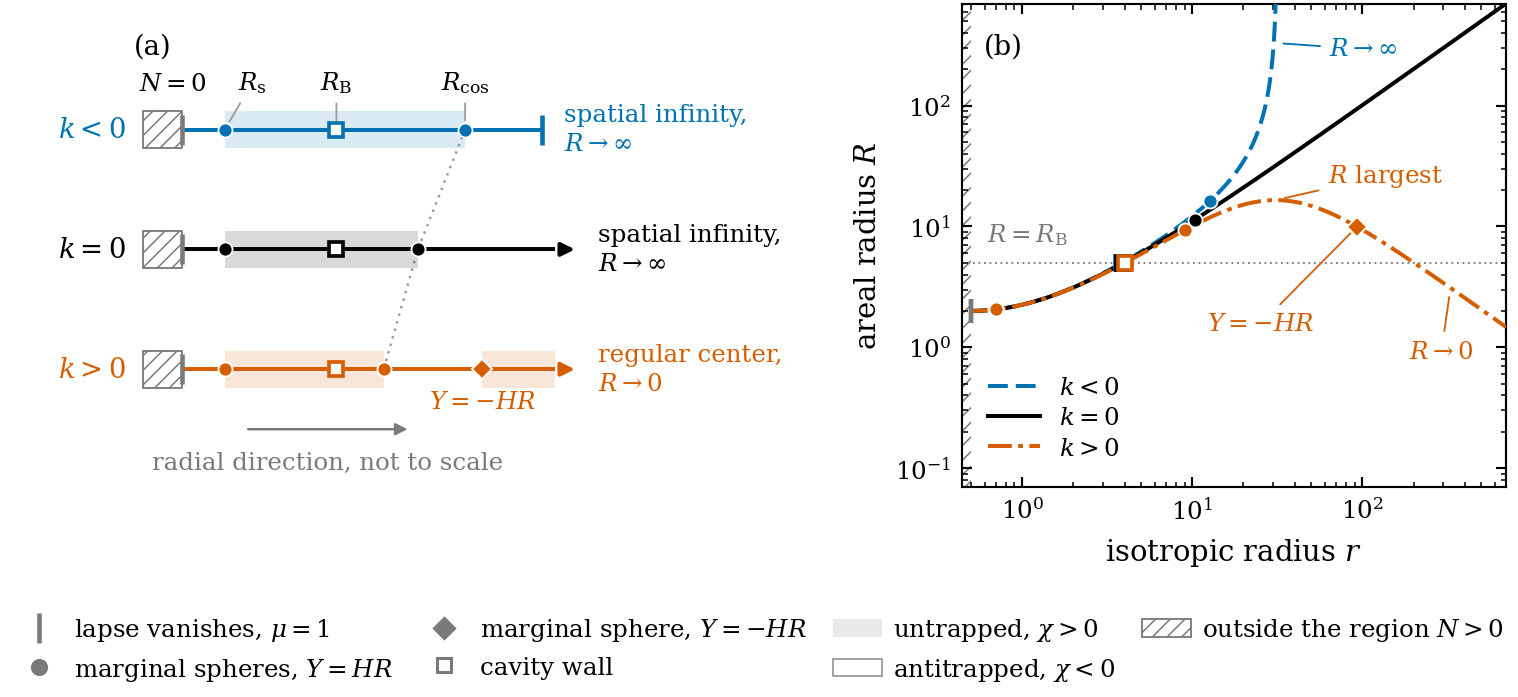

Here is the Python script that generated this plot:
import numpy as np
import matplotlib.pyplot as plt
from matplotlib.lines import Line2D
from matplotlib.patches import Patch
from scipy.optimize import brentq, minimize_scalar
from mcvittie_figure_style import (apply_style, panel_label,
                                   BLUE, ORANGE, BLACK, GREY, LIGHT_GREY)


apply_style()

# ----------------------------------------------------------------- parameters
M = a = 1.0
H = 0.08
KS = [-0.001, 0.0, 0.001]
RB = 5.0                                   # screen, at fixed areal radius

COL = {-0.001: BLUE, 0.0: BLACK, 0.001: ORANGE}
DASH = {-0.001: (0, (5, 2)), 0.0: "solid", 0.001: (0, (6, 1.6, 1.2, 1.6))}
LBL = {-0.001: r"$k<0$", 0.0: r"$k=0$", 0.001: r"$k>0$"}

MS_SPHERE = 4.6                            # marginal sphere on Y = HR
MS_MINUS = 4.4                             # marginal sphere on Y = -HR
MS_SCREEN = 4.3                            # screen marker
MS_LAPSE = 9.5                             # lapse-zero tick
FS_NOTE = 8.0                              # in-panel annotation size


# ------------------------------------------------------------------- geometry
def funcs(k):
    mu = lambda r: M * np.sqrt(1 + k * r**2) / (2 * a * r)
    N = lambda r: (1 - mu(r)) / (1 + mu(r))
    Y = lambda r: (N(r) - k * r**2) / (1 + k * r**2)
    R = lambda r: a * r * (1 + mu(r)) ** 2 / (1 + k * r**2)
    return mu, N, Y, R


def sign_changes(f, grid):
    g = f(grid)
    idx = np.where(np.sign(g[:-1]) * np.sign(g[1:]) < 0)[0]
    return [brentq(f, grid[i], grid[i + 1], xtol=1e-14) for i in idx]


def surfaces(k):
    """Lapse-zero surface, roots of Y = HR and Y = -HR, screen, largest R."""
    mu, N, Y, R = funcs(k)
    r_lapse = M / np.sqrt(4 * a**2 - M**2 * k)          # mu = 1
    r_end = 1 / np.sqrt(-k) if k < 0 else np.inf        # end of the chart
    hi = r_end * (1 - 1e-10) if k < 0 else 900.0
    grid = np.linspace(r_lapse * (1 + 1e-10), hi, 700000)
    plus = sign_changes(lambda r: Y(r) - H * R(r), grid)
    minus = sign_changes(lambda r: Y(r) + H * R(r), grid)
    r_s, r_ch = plus[0], plus[-1]
    r_B = brentq(lambda r: R(r) - RB, r_s, r_ch)
    out = dict(r_lapse=r_lapse, r_s=r_s, r_ch=r_ch, r_B=r_B, r_end=r_end,
               R=R, r_minus=minus[0] if minus else None, r_max=None)
    if k > 0:
        out["r_max"] = minimize_scalar(lambda r: -R(r), bounds=(r_ch, 900.0),
                                       method="bounded").x
    return out


S = {k: surfaces(k) for k in KS}
assert S[-0.001]["r_minus"] is None and S[0.0]["r_minus"] is None
assert S[0.001]["r_ch"] < S[0.001]["r_max"] < S[0.001]["r_minus"]

fig, (ax0, ax1) = plt.subplots(1, 2, figsize=(7.00, 3.05),
                               gridspec_kw=dict(width_ratios=[1.34, 1.0]))

# =============================================================== panel (a)
# Schematic ordering. Horizontal positions carry no metric meaning. Only the
# order, and the fact that R_CH moves inward as k increases, are read off here.
POS = {-0.001: dict(lapse=0.06, s=0.16, B=0.42, ch=0.72, end=0.90),
       0.0:    dict(lapse=0.06, s=0.16, B=0.42, ch=0.61, end=0.93),
       0.001:  dict(lapse=0.06, s=0.16, B=0.42, ch=0.53, minus=0.76,
                    end=0.93)}
HB = 0.155                                             # half-height of a row

ax0.set_xlim(-0.12, 1.58)
ax0.set_ylim(-0.98, 3.05)
ax0.axis("off")

# the cosmological sphere moves inward as k increases
ax0.plot([POS[k]["ch"] for k in KS], [2, 1, 0], ls=(0, (1, 2.2)), lw=0.8,
         color=LIGHT_GREY, zorder=1)

for j, k in enumerate(KS):
    y, p, c = 2 - j, POS[k], COL[k]
    ax0.plot([p["lapse"], p["end"]], [y, y], color=c, lw=1.3, zorder=3,
             solid_capstyle="butt")
    ax0.fill_betweenx([y - HB, y + HB], -0.03, p["lapse"],
                      facecolor="white", edgecolor=GREY, hatch="/////",
                      lw=0.6, zorder=1)
    ax0.fill_betweenx([y - HB, y + HB], p["s"], p["ch"], color=c, alpha=0.15,
                      lw=0, zorder=2)
    ax0.plot([p["lapse"]], [y], marker="|", ms=MS_LAPSE, mew=1.5, color=GREY,
             zorder=5)
    ax0.plot([p["s"], p["ch"]], [y, y], "o", ms=MS_SPHERE, color=c,
             mec="white", mew=0.6, zorder=5)
    ax0.plot([p["B"]], [y], "s", ms=MS_SCREEN, mfc="white", mec=c, mew=1.2,
             zorder=5)
    ax0.text(-0.07, y, LBL[k], color=c, ha="right", va="center", fontsize=9)

    if "minus" in p:
        # Y = -HR sphere beyond the largest sphere, untrapped again beyond it.
        ax0.fill_betweenx([y - HB, y + HB], p["minus"], p["end"], color=c,
                          alpha=0.15, lw=0, zorder=2)
        ax0.plot([p["minus"]], [y], "D", ms=MS_MINUS, color=c, mec="white",
                 mew=0.6, zorder=5)
        ax0.annotate(r"$Y=-HR$", (p["minus"], y), xytext=(0, -7),
                     ha="center", va="top", textcoords="offset points",
                     fontsize=FS_NOTE, color=c)

    if k < 0:      # chart closes at finite r, areal radius diverges there
        ax0.plot([p["end"]], [y], marker="|", ms=MS_LAPSE, mew=1.5, color=c,
                 zorder=5)
        ax0.text(p["end"] + 0.05, y, "spatial infinity,\n" + r"$R\to\infty$",
                 color=c, fontsize=FS_NOTE, va="center", linespacing=1.35)
    else:
        ax0.annotate("", xy=(p["end"] + 0.06, y), xytext=(p["end"], y),
                     arrowprops=dict(arrowstyle="-|>", lw=1.3, color=c,
                                     mutation_scale=9))
        txt = ("spatial infinity,\n" + r"$R\to\infty$") if k == 0 else \
              ("regular center,\n" + r"$R\to0$")
        ax0.text(p["end"] + 0.10, y, txt, color=c, fontsize=FS_NOTE,
                 va="center", linespacing=1.35)

# surface labels, hung off the top row
p = POS[-0.001]
for key, lab, dx in (("s", r"$R_{\rm s}$", 9),
                     ("B", r"$R_{\rm B}$", 0),
                     ("ch", r"$R_{\rm cos}$", 0)):
    ax0.annotate(lab, (p[key], 2), xytext=(dx, 13), ha="center",
                 textcoords="offset points", fontsize=FS_NOTE, color=BLACK,
                 arrowprops=dict(arrowstyle="-", lw=0.6, color=LIGHT_GREY,
                                 shrinkA=0.5, shrinkB=3))
ax0.annotate(r"$N=0$", (p["lapse"], 2), xytext=(-3, 13), ha="center",
             textcoords="offset points", fontsize=FS_NOTE, color=BLACK)
ax0.annotate("", xy=(0.60, -0.50), xytext=(0.20, -0.50),
             arrowprops=dict(arrowstyle="-|>", lw=0.8, color=GREY,
                             mutation_scale=8))
ax0.text(0.40, -0.68, "radial direction, not to scale", fontsize=FS_NOTE,
         color=GREY, ha="center", va="top")
panel_label(ax0, "(a)")

# =============================================================== panel (b)
XMIN, XMAX = 0.44, 700.0

ax1.fill_betweenx([1e-3, 1e4], XMIN, S[0.0]["r_lapse"],
                  facecolor="white", edgecolor=GREY, hatch="/////", lw=0,
                  zorder=0)
ax1.axhline(RB, color=GREY, lw=0.6, ls=(0, (1, 2)), zorder=1)

for k in KS:
    d, c = S[k], COL[k]
    right = d["r_end"] * (1 - 1e-7) if k < 0 else XMAX
    rr = np.geomspace(d["r_lapse"] * (1 + 1e-12), min(right, XMAX), 6000)
    ax1.plot(rr, d["R"](rr), color=c, ls=DASH[k], label=LBL[k], zorder=3)
    ax1.plot([d["r_s"], d["r_ch"]], [d["R"](d["r_s"]), d["R"](d["r_ch"])],
             "o", ms=MS_SPHERE, color=c, mec="white", mew=0.6, zorder=5)
    ax1.plot([d["r_B"]], [RB], "s", ms=MS_SCREEN, mfc="white", mec=c, mew=1.2,
             zorder=6)
    ax1.plot([d["r_lapse"]], [d["R"](d["r_lapse"])], marker="|", ms=8, mew=1.4,
             color=GREY, zorder=5)
    if d["r_minus"] is not None:
        ax1.plot([d["r_minus"]], [d["R"](d["r_minus"])], "D", ms=MS_MINUS,
                 color=c, mec="white", mew=0.6, zorder=5)

ax1.set_xscale("log")
ax1.set_yscale("log")
ax1.set_xlim(XMIN, XMAX)
ax1.set_ylim(0.07, 700)
ax1.set_xlabel(r"isotropic radius $r$")
ax1.set_ylabel(r"areal radius $R$")
ax1.legend(loc="lower left", handlelength=2.1, labelspacing=0.3,
           borderaxespad=0.7)
panel_label(ax1, "(b)")

dp = S[0.001]
ax1.annotate(r"$R$ largest", (dp["r_max"], dp["R"](dp["r_max"])),
             xytext=(17, 6), ha="left", textcoords="offset points",
             fontsize=FS_NOTE, color=ORANGE,
             arrowprops=dict(arrowstyle="-", lw=0.6, color=ORANGE,
                             shrinkA=1, shrinkB=3))
ax1.annotate(r"$Y=-HR$", (dp["r_minus"], dp["R"](dp["r_minus"])),
             xytext=(-14, -34), ha="right", textcoords="offset points",
             fontsize=FS_NOTE, color=ORANGE,
             arrowprops=dict(arrowstyle="-", lw=0.6, color=ORANGE,
                             shrinkA=1, shrinkB=3))
ax1.annotate(r"$R\to0$", (330, dp["R"](330)), xytext=(-3, -23),
             ha="center", textcoords="offset points", fontsize=FS_NOTE,
             color=ORANGE,
             arrowprops=dict(arrowstyle="-", lw=0.6, color=ORANGE,
                             shrinkA=1, shrinkB=3))
ax1.annotate(r"$R\to\infty$", (S[-0.001]["r_end"], 330), xytext=(17, -2),
             ha="left", va="center", textcoords="offset points",
             fontsize=FS_NOTE, color=BLUE,
             arrowprops=dict(arrowstyle="-", lw=0.6, color=BLUE,
                             shrinkA=1, shrinkB=2))
ax1.text(0.62, RB * 1.35, r"$R=R_{\rm B}$", fontsize=FS_NOTE, color=GREY,
         va="bottom", ha="left")

# ------------------------------------------------------------------ key
key = [Line2D([], [], ls="", marker="|", ms=MS_LAPSE, mew=1.5, color=GREY,
              label=r"lapse vanishes, $\mu=1$"),
       Line2D([], [], ls="", marker="o", ms=MS_SPHERE, color=GREY,
              label=r"marginal spheres, $Y=HR$"),
       Line2D([], [], ls="", marker="D", ms=MS_MINUS, color=GREY,
              label=r"marginal sphere, $Y=-HR$"),
       Line2D([], [], ls="", marker="s", ms=MS_SCREEN, mfc="white", mec=GREY,
              label="cavity wall"),
       Patch(facecolor=GREY, alpha=0.16, edgecolor="none",
             label=r"untrapped, $\chi>0$"),
       Patch(facecolor="white", edgecolor=LIGHT_GREY, lw=0.6,
             label=r"antitrapped, $\chi<0$"),
       Patch(facecolor="white", edgecolor=GREY, hatch="/////", lw=0.6,
             label=r"outside the region $N>0$")]
fig.legend(handles=key, loc="lower center", bbox_to_anchor=(0.5, -0.075),
           ncol=4, handletextpad=0.45, columnspacing=1.1, labelspacing=0.5)

fig.subplots_adjust(left=0.075, right=0.985, top=0.97, bottom=0.25, wspace=0.20)
fig.savefig("./fig1_schematic.pdf")
fig.savefig("./fig1_schematic.png", dpi=220)

for k in KS:
    d = S[k]
    line = (f"k={k:+.4f}  r_lapse={d['r_lapse']:.4f}  "
            f"r_s={d['r_s']:.4f} (R={d['R'](d['r_s']):.4f})  "
            f"r_B={d['r_B']:.4f} (R={RB:.1f})  "
            f"r_CH={d['r_ch']:.4f} (R={d['R'](d['r_ch']):.4f})")
    if d["r_minus"] is not None:
        line += (f"  r_max={d['r_max']:.3f} (R={d['R'](d['r_max']):.3f})"
                 f"  r_(Y=-HR)={d['r_minus']:.3f}"
                 f" (R={d['R'](d['r_minus']):.4f})")
    print(line)
